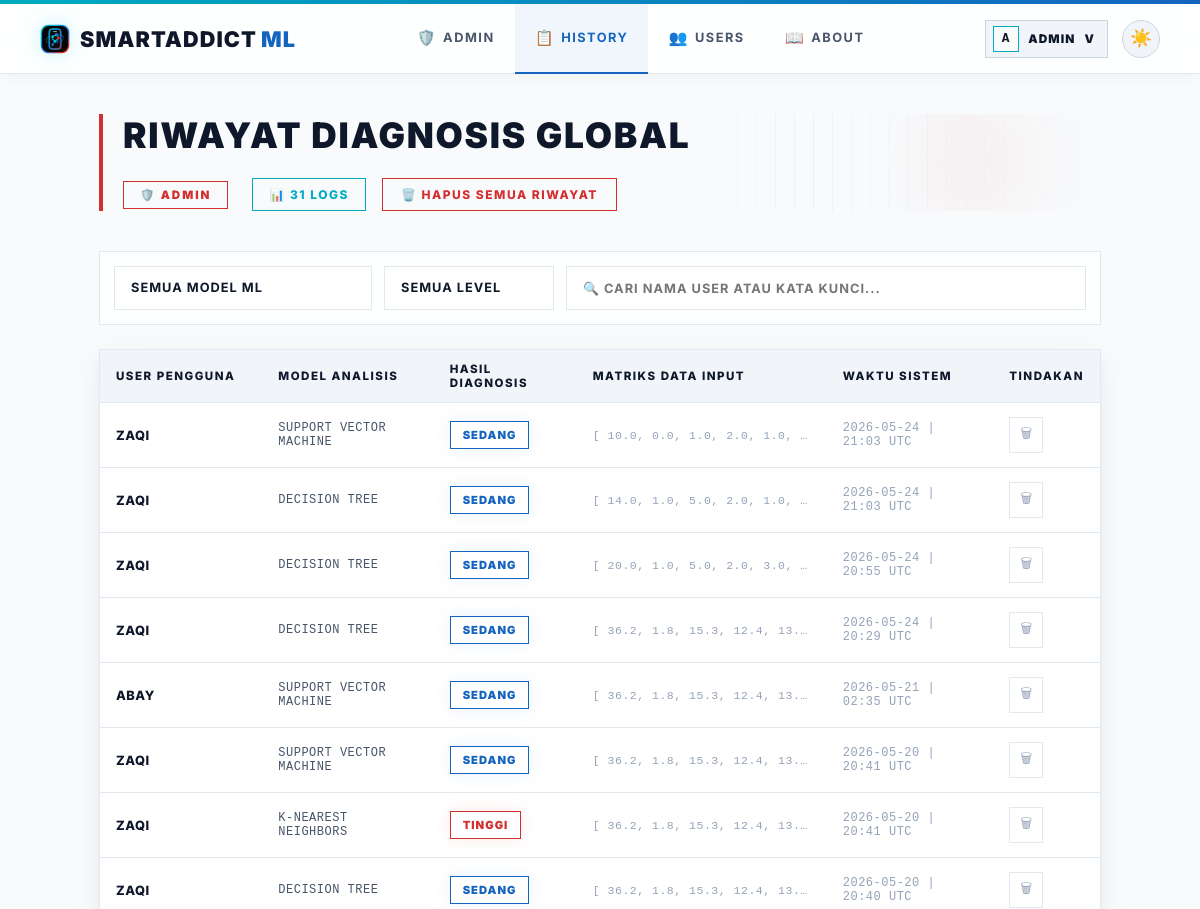
Before: /admin/history (signed in, upper part) with the older database file.
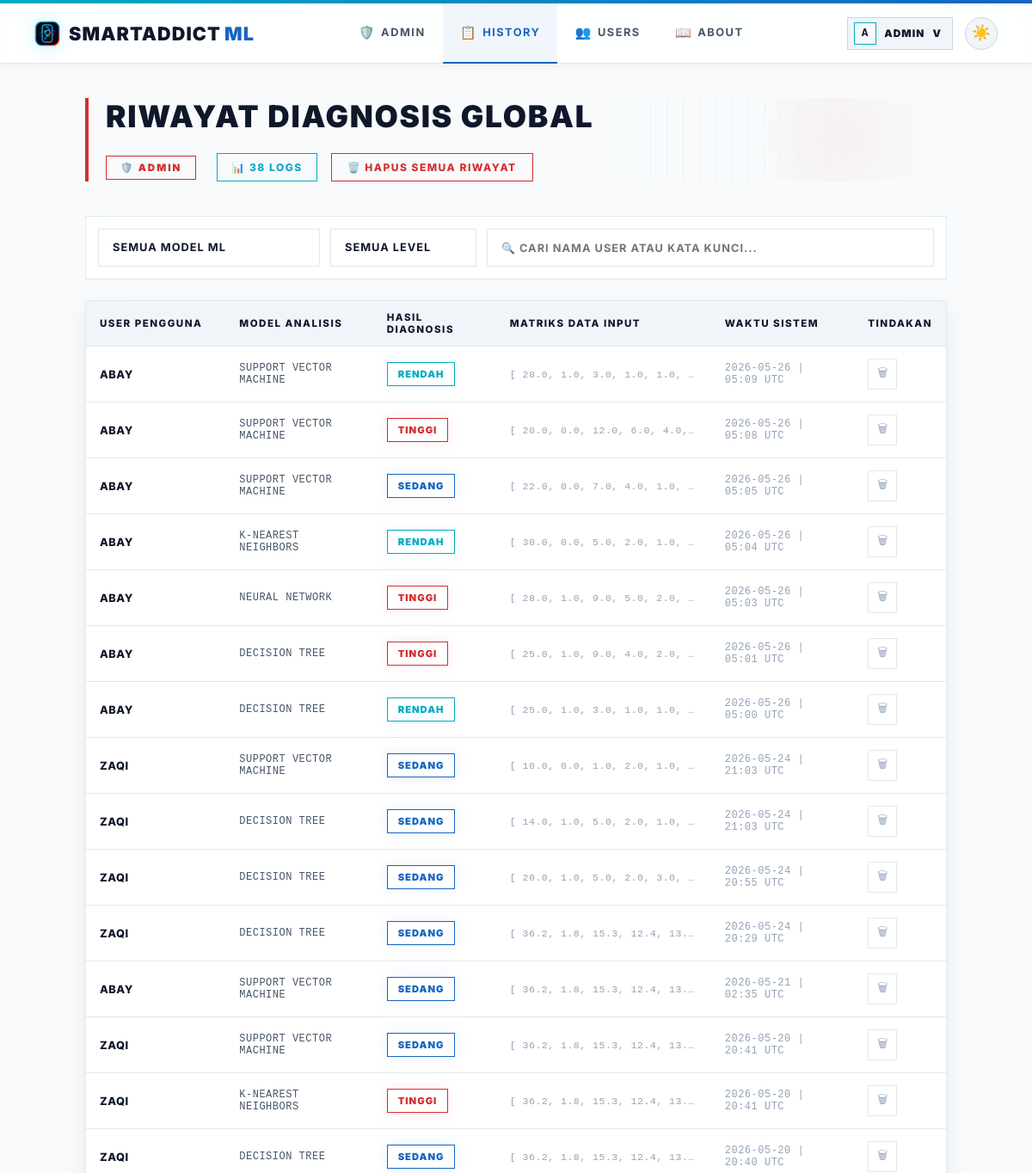
After: the same page with the newer database file.
### app.py (models this page shows, shortened)
class User(UserMixin, db.Model):
    id = db.Column(db.Integer, primary_key=True)
    username = db.Column(db.String(80), unique=True, nullable=False)
    password_hash = db.Column(db.String(200), nullable=False)
    role = db.Column(db.String(10), default='user')  # 'user' or 'admin'
    created_at = db.Column(db.DateTime, default=datetime.utcnow)
    predictions = db.relationship('Prediction', backref='user', lazy=True)
    @property
    def is_admin(self):
        return self.role == 'admin'

class Prediction(db.Model):
    id = db.Column(db.Integer, primary_key=True)
    user_id = db.Column(db.Integer, db.ForeignKey('user.id'), nullable=False)
    model_name = db.Column(db.String(50), nullable=False)
    input_values = db.Column(db.Text, nullable=False)  # JSON string
    result = db.Column(db.String(20), nullable=False)
    prediction_raw = db.Column(db.Integer, nullable=False)
    timestamp = db.Column(db.DateTime, default=datetime.utcnow)
    @property
    def input_list(self):
        return json.loads(self.input_values)

### app.py (the view)
@app.route("/admin/history")
@admin_required
def admin_history():
    all_preds = Prediction.query.order_by(Prediction.timestamp.desc()).all()
    return render_template("admin/all_history.html", predictions=all_preds, active_page='admin_history')

### app.py (called while the page is built)
@app.after_request
def add_no_cache(response):
    response.headers['Cache-Control'] = 'no-store, no-cache, must-revalidate, max-age=0'
    response.headers['Pragma'] = 'no-cache'
    response.headers['Expires'] = '0'
    return response

@login_manager.user_loader
def load_user(user_id):
    return User.query.get(int(user_id))

def admin_required(f):
    @wraps(f)
    @login_required
    def decorated(*args, **kwargs):
        if not current_user.is_admin:
            flash('Akses ditolak. Hanya admin yang bisa mengakses halaman ini.', 'error')
            return redirect(url_for('dashboard'))
        return f(*args, **kwargs)
    return decorated

### templates/admin/all_history.html (shortened to what this page needs)
{% extends "base.html" %}
{% block content %}
<main class="content">
    <div class="page-header">
        <div class="header-text">
            <h1>RIWAYAT DIAGNOSIS GLOBAL</h1>
        </div>
        <div class="header-actions">
            <span class="admin-badge" style="margin-right: 8px;">🛡️ ADMIN</span>
            <div class="count-badge">📊 <span id="vc">{{ predictions|length }}</span> LOGS</div>
            {% if predictions %}
            <form method="post" action="{{ url_for('admin_clear_all') }}" style="display:inline" onsubmit="return confirm('APAKAH ANDA YAKIN INGIN MENGHAPUS SELURUH LOG RIWAYAT DI SISTEM?')">
                <button type="submit" class="btn-danger">🗑️ HAPUS SEMUA RIWAYAT</button>
            </form>
            {% endif %}
        </div>
    </div>
    {% if predictions %}
    <div class="filter-bar">
        <select id="fM" onchange="af()">
            <option value="">SEMUA MODEL ML</option>
        </select>
        <select id="fL" onchange="af()">
            <option value="">SEMUA LEVEL</option>
        </select>
        <input type="text" id="fS" placeholder="🔍 CARI NAMA USER ATAU KATA KUNCI..." oninput="af()">
    </div>
    <div class="table-container">
        <table class="h-table">
            <thead>
                <tr>
                    <th>USER PENGGUNA</th>
                    <th>MODEL ANALISIS</th>
                    <th>HASIL DIAGNOSIS</th>
                    <th>MATRIKS DATA INPUT</th>
                    <th>WAKTU SISTEM</th>
                    <th>TINDAKAN</th>
                </tr>
            </thead>
            <tbody id="tb">
                {% for p in predictions %}
                <tr data-m="{{ p.model_name }}" data-l="{{ p.result }}" data-t="{{ p.user.username }} {{ p.model_name }} {{ p.result }}">
                    <td style="font-weight:800; color:var(--text-primary); text-transform: uppercase;">{{ p.user.username }}</td>
                    <td style="font-family: monospace; text-transform: uppercase; font-size: 0.75rem;">{{ p.model_name }}</td>
                    <td>
                        <span class="badge-sm {% if p.result == 'Rendah' %}r{% elif p.result == 'Sedang' %}s{% else %}t{% endif %}">
                            {{ p.result | upper }}
                        </span>
                    </td>
                    <td style="font-size:0.72rem; color:var(--text-muted); font-family:monospace; max-width:250px; overflow:hidden; text-overflow:ellipsis; white-space:nowrap" title="{{ p.input_list }}">
                        [
                        {% for val in p.input_list %}
                          {{ val | round(1) }}{% if not loop.last %}, {% endif %}
                        {% endfor %}
                    </td>
                    <td style="color:var(--text-muted); font-family: monospace; font-size:0.75rem">{{ p.timestamp.strftime('%Y-%m-%d | %H:%M UTC') }}</td>
                    <td>
                        <form method="post" action="{{ url_for('delete_prediction', pred_id=p.id) }}" onsubmit="return confirm('HAPUS LOG DIAGNOSIS INI?')">
                            <button class="del-btn" title="Hapus entry">🗑</button>
                        </form>
                    </td>
                </tr>
                {% endfor %}
            </tbody>
        </table>
    </div>
    {% else %}
    <div style="text-align:center; padding:64px; color:var(--text-muted); border: 1px dashed var(--border-card); text-transform: uppercase; letter-spacing: 1.5px; font-weight: 800;">
        📭 BELUM ADA REKAMAN LOG DIAGNOSIS DALAM SISTEM.
    </div>
    {% endif %}
</main>
{% endblock %}

### templates/base.html (shortened to what this page needs)
<!doctype html>
<html lang="id" data-theme="light">
<head>
</head>
<body>
    <div class="navbar-wrap">
        <nav class="navbar">
            <a href="{{ url_for('dashboard') }}" class="logo" style="text-decoration:none">
                <img class="logo-mark" src="{{ url_for('static', filename='img/smartaddict-logo.svg') }}" alt="" aria-hidden="true">
                <span>SmartAddict<span style="color:var(--m-blue-dark); font-weight: 900; margin-left: 4px;">ML</span></span>
            </a>
            <div class="nav-center">
                {% if current_user.is_authenticated and current_user.is_admin %}
                <a href="{{ url_for('admin_dashboard') }}" {% if active_page == 'admin_dashboard' %}class="active"{% endif %}><span class="nav-icon">🛡️</span>Admin</a>
                <a href="{{ url_for('admin_history') }}" {% if active_page == 'admin_history' %}class="active"{% endif %}><span class="nav-icon">📋</span>History</a>
                <a href="{{ url_for('admin_users') }}" {% if active_page == 'admin_users' %}class="active"{% endif %}><span class="nav-icon">👥</span>Users</a>
                <a href="{{ url_for('about') }}" {% if active_page == 'about' %}class="active"{% endif %}><span class="nav-icon">📖</span>About</a>
                {% else %}
                <a href="{{ url_for('dashboard') }}" {% if active_page == 'dashboard' %}class="active"{% endif %}><span class="nav-icon">📊</span>Dashboard</a>
                <a href="{{ url_for('about') }}" {% if active_page == 'about' %}class="active"{% endif %}><span class="nav-icon">📖</span>About</a>
                {% endif %}
            </div>
            <div class="nav-actions">
                {% if current_user.is_authenticated %}
                <div class="profile-menu" id="profileMenu">
                    <button type="button" class="profile-chip {% if active_page == 'profile' %}active{% endif %}" onclick="toggleProfileMenu(event)" aria-expanded="false" aria-controls="profileDropdown">
                        <span class="profile-chip-avatar">{{ current_user.username[0]|upper }}</span>
                        <span class="profile-chip-name">{{ current_user.username }}</span>
                        <span aria-hidden="true">v</span>
                    </button>
                </div>
                {% else %}
                <a href="{{ url_for('login') }}" class="btn-nav-login">Login</a>
                {% endif %}
                <button class="theme-toggle" id="themeToggle" onclick="toggleTheme()" title="Toggle tema">
                    <span id="themeIcon">🌙</span>
                </button>
            </div>
        </nav>
    </div>
    <div class="nav-spacer"></div>
    {% block content %}{% endblock %}
</body>
</html>

### templates/base.html (style rules this page uses)
*, *::before, *::after { box-sizing: border-box; margin: 0; padding: 0; }
:root, [data-theme="dark"] { --bg-primary: #050505; --bg-card: #0c0c0c; --bg-input: #121212; --border-card: #1f1f1f; --border-input: #292929; --text-primary: #ffffff; --text-secondary: #b3b3b3; --text-muted: #666666; --navbar-bg: rgba(5, 5, 5, 0.85); --navbar-border: #1f1f1f; --navbar-shadow: none; --m-blue-light: #00bcd4; --m-blue-dark: #1c69d4; --m-red: #e22718; --accent-cyan: #00bcd4; --accent-blue: #1c69d4; --accent-purple: #9c27b0; --accent-emerald: #34d399; --accent-rose: #e22718; --accent-amber: #fbbf24; --nav-active-bg: rgba(255, 255, 255, 0.05); --nav-active-glow: none; --card-shadow: 0 10px 30px rgba(0, 0, 0, 0.5); --text-logo-dark: #ffffff; }
[data-theme="light"] { --bg-primary: #f8fafc; --bg-card: #ffffff; --bg-input: #f1f5f9; --border-card: #e2e8f0; --border-input: #cbd5e1; --text-primary: #0f172a; --text-secondary: #475569; --text-muted: #94a3b8; --navbar-bg: rgba(255, 255, 255, 0.85); --navbar-border: #e2e8f0; --navbar-shadow: 0 4px 12px -2px rgba(0, 0, 0, 0.05); --m-blue-light: #00acc1; --m-blue-dark: #1565c0; --m-red: #d32f2f; --accent-cyan: #00acc1; --accent-blue: #1565c0; --accent-purple: #7b1fa2; --accent-emerald: #2e7d32; --accent-rose: #c2185b; --accent-amber: #f57c00; --nav-active-bg: rgba(21, 101, 192, 0.06); --nav-active-glow: none; --card-shadow: 0 10px 30px rgba(15, 23, 42, 0.06), 0 4px 10px rgba(15, 23, 42, 0.03); --text-logo-dark: #0f172a; }
body { font-family: 'Inter', system-ui, -apple-system, sans-serif; background: var(--bg-primary); color: var(--text-primary); min-height: 100vh; overflow-x: hidden; }
.navbar-wrap { position: fixed; top: 0; left: 0; right: 0; z-index: 50; width: 100%; }
.navbar { background: var(--navbar-bg); border-bottom: 1px solid var(--navbar-border); backdrop-filter: blur(16px); -webkit-backdrop-filter: blur(16px); box-shadow: var(--navbar-shadow); padding: 0 40px; height: 70px; display: flex; align-items: center; justify-content: space-between; }
.nav-spacer { height: 74px; }
.logo { font-family: 'Inter', sans-serif; font-size: 1.35rem; font-weight: 900; letter-spacing: 0.05em; text-transform: uppercase; color: var(--text-logo-dark); white-space: nowrap; user-select: none; display: inline-flex; align-items: center; gap: 10px; }
.logo-mark { width: 30px; height: 30px; display: block; filter: drop-shadow(0 0 10px rgba(0, 188, 212, 0.22)); }
.nav-center { display: flex; align-items: center; height: 100%; }
.nav-center a { padding: 0 20px; font-size: 0.8rem; font-weight: 700; color: var(--text-secondary); text-decoration: none; text-transform: uppercase; letter-spacing: 1.5px; height: 70px; display: inline-flex; align-items: center; transition: all 0.2s ease; border-bottom: 2px solid transparent; }
.nav-center a.active { color: var(--m-blue-dark); background: var(--nav-active-bg); border-bottom: 2px solid var(--m-blue-dark); }
.nav-center a .nav-icon { margin-right: 6px; font-size: 0.95rem; }
.nav-actions { display: flex; align-items: center; gap: 14px; }
.profile-menu { position: relative; }
.profile-chip { display: inline-flex; align-items: center; gap: 9px; height: 38px; padding: 0 12px 0 7px; border-radius: 0px; border: 1px solid var(--border-input); background: var(--bg-input); color: var(--text-primary); cursor: pointer; font-family: inherit; font-size: 0.74rem; font-weight: 900; letter-spacing: 1.1px; text-transform: uppercase; transition: all 0.25s ease; }
.profile-chip-avatar { width: 26px; height: 26px; display: inline-flex; align-items: center; justify-content: center; background: var(--bg-primary); border: 1px solid var(--m-blue-light); color: var(--text-primary); font-family: monospace; font-size: 0.8rem; font-weight: 900; }
.profile-chip-name { max-width: 120px; overflow: hidden; text-overflow: ellipsis; white-space: nowrap; }
.theme-toggle { display: inline-flex !important; align-items: center; justify-content: center; width: 38px; height: 38px; border-radius: 50%; background: var(--bg-input); border: 1px solid var(--border-input); color: var(--text-primary); cursor: pointer; transition: all 0.3s cubic-bezier(0.4, 0, 0.2, 1); outline: none; font-size: 1.1rem; }

Changed rows visible on the page:
added Prediction: user.username "ABAY", model_name "SUPPORT VECTOR MACHINE", result "RENDAH", val "28.0" "1.0" "3.0" "1.0" "1.0", timestamp "2026-05-26 | 05:09 UTC"
added Prediction: user.username "ABAY", model_name "SUPPORT VECTOR MACHINE", result "TINGGI", val "20.0" "0.0" "12.0" "6.0" "4.0", timestamp "2026-05-26 | 05:08 UTC"
added Prediction: user.username "ABAY", model_name "SUPPORT VECTOR MACHINE", result "SEDANG", val "22.0" "0.0" "7.0" "4.0" "1.0", timestamp "2026-05-26 | 05:05 UTC"
added Prediction: user.username "ABAY", model_name "K-NEAREST NEIGHBORS", result "RENDAH", val "30.0" "0.0" "5.0" "2.0" "1.0", timestamp "2026-05-26 | 05:04 UTC"
added Prediction: user.username "ABAY", model_name "NEURAL NETWORK", result "TINGGI", val "28.0" "1.0" "9.0" "5.0" "2.0", timestamp "2026-05-26 | 05:03 UTC"
added Prediction: user.username "ABAY", model_name "DECISION TREE", result "TINGGI", val "25.0" "1.0" "9.0" "4.0" "2.0", timestamp "2026-05-26 | 05:01 UTC"
added Prediction: user.username "ABAY", model_name "DECISION TREE", result "RENDAH", val "25.0" "1.0" "3.0" "1.0" "1.0", timestamp "2026-05-26 | 05:00 UTC"
Other visible differences:
{{ predictions|length }}: "31" → "38"
